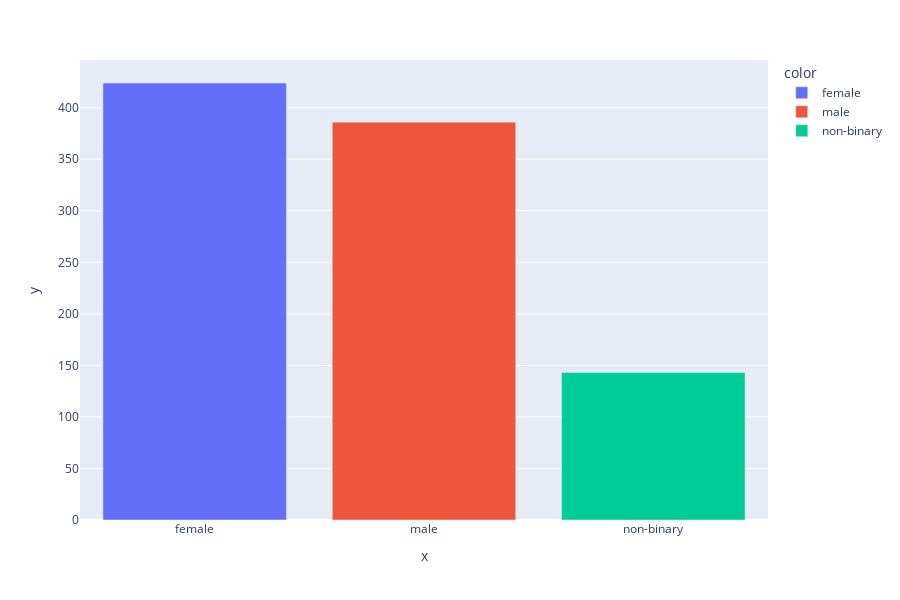

Source (notebook cell):
### Code cell
barplot_visualization('gender')

### Figure 1 — Plotly figure (JSON) as saved in the notebook; plotly's stock layout.template omitted (floating-point values rounded to 4 significant figures)
{"data": [{"alignmentgroup": "True", "hovertemplate": "color=female<br>x=%{x}<br>y=%{y}<extra></extra>", "legendgroup": "female", "marker": {"color": "#636efa", "pattern": {"shape": ""}}, "name": "female", "offsetgroup": "female", "orientation": "v", "showlegend": true, "textposition": "auto", "type": "bar", "x": ["female"], "xaxis": "x", "y": [424], "yaxis": "y"}, {"alignmentgroup": "True", "hovertemplate": "color=male<br>x=%{x}<br>y=%{y}<extra></extra>", "legendgroup": "male", "marker": {"color": "#EF553B", "pattern": {"shape": ""}}, "name": "male", "offsetgroup": "male", "orientation": "v", "showlegend": true, "textposition": "auto", "type": "bar", "x": ["male"], "xaxis": "x", "y": [386], "yaxis": "y"}, {"alignmentgroup": "True", "hovertemplate": "color=non-binary<br>x=%{x}<br>y=%{y}<extra></extra>", "legendgroup": "non-binary", "marker": {"color": "#00cc96", "pattern": {"shape": ""}}, "name": "non-binary", "offsetgroup": "non-binary", "orientation": "v", "showlegend": true, "textposition": "auto", "type": "bar", "x": ["non-binary"], "xaxis": "x", "y": [143], "yaxis": "y"}], "layout": {"barmode": "relative", "height": 600, "legend": {"title": {"text": "color"}, "tracegroupgap": 0}, "margin": {"t": 60}, "xaxis": {"anchor": "y", "domain": [0, 1], "title": {"text": "x"}}, "yaxis": {"anchor": "x", "domain": [0, 1], "title": {"text": "y"}}}}
